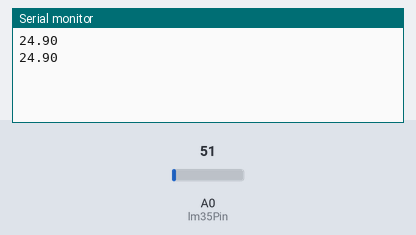
The sketch below on a simulated Arduino Uno, built with avr-gcc and run on an emulated ATmega328P. Shown: the last lines printed to the serial monitor. The inputs (shaded band) are chosen by the test bench; at power-on: A0 (lm35Pin) = 51.

Above: at 1.8 s.
1.9 s: A0 (lm35Pin) set to 61
At 2.7 s:
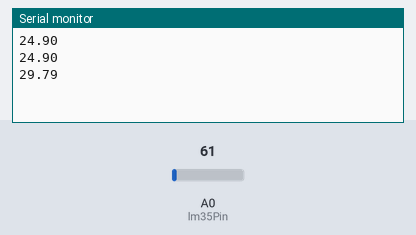
3.4 s: A0 (lm35Pin) set to 71
At 4.8 s:
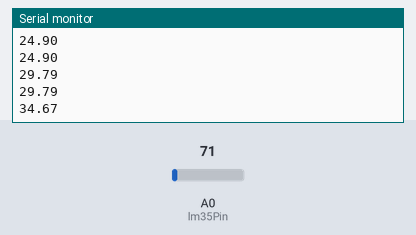
Timing chart, 0 to 6.4 s (numbered marks = the images above; inputs shaded):
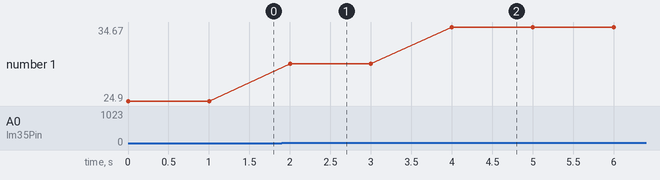

Measured:
- after the input at 1.9 s, the serial monitor: prints a new line after 0.10 s (image 1)
- after the input at 3.4 s, the serial monitor: prints a new line after 0.60 s (image 2)
- plotted number 1: 24.9 → 29.79 after the input at 1.9 s, 29.79 → 34.67 after the input at 3.4 s

The sketch:

microcontroller_data.ino
```cpp
const int lm35Pin = A0;
void setup() {
  Serial.begin(9600);
}

void loop() {
  int sensorValue = analogRead(lm35Pin);
  float temperature = (sensorValue * 5.0 / 1024.0) * 100.0;
  Serial.println(temperature);
  delay(1000);
}
```
